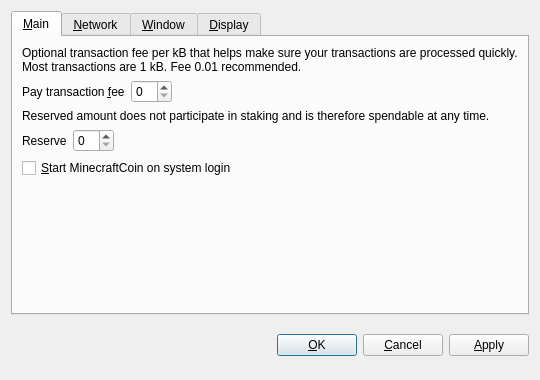
<?xml version="1.0" encoding="UTF-8"?>
<ui version="4.0">
 <class>OptionsDialog</class>
 <widget class="QDialog" name="OptionsDialog">
  <property name="geometry">
   <rect>
    <x>0</x>
    <y>0</y>
    <width>540</width>
    <height>380</height>
   </rect>
  </property>
  <property name="windowTitle">
   <string>Options</string>
  </property>
  <property name="modal">
   <bool>true</bool>
  </property>
  <layout class="QVBoxLayout" name="verticalLayout">
   <item>
    <widget class="QTabWidget" name="tabWidget">
     <property name="tabPosition">
      <enum>QTabWidget::North</enum>
     </property>
     <property name="currentIndex">
      <number>0</number>
     </property>
     <widget class="QWidget" name="tabMain">
      <attribute name="title">
       <string>&amp;Main</string>
      </attribute>
      <layout class="QVBoxLayout" name="verticalLayout_Main">
       <item>
        <widget class="QLabel" name="transactionFeeInfoLabel">
         <property name="text">
          <string>Optional transaction fee per kB that helps make sure your transactions are processed quickly. Most transactions are 1 kB. Fee 0.01 recommended.</string>
         </property>
         <property name="textFormat">
          <enum>Qt::PlainText</enum>
         </property>
         <property name="wordWrap">
          <bool>true</bool>
         </property>
        </widget>
       </item>
       <item>
        <layout class="QHBoxLayout" name="horizontalLayoutFee">
         <item>
          <widget class="QLabel" name="transactionFeeLabel">
           <property name="text">
            <string>Pay transaction &amp;fee</string>
           </property>
           <property name="textFormat">
            <enum>Qt::PlainText</enum>
           </property>
           <property name="buddy">
            <cstring>transactionFee</cstring>
           </property>
          </widget>
         </item>
         <item>
          <widget class="BitcoinAmountField" name="transactionFee"/>
         </item>
         <item>
          <spacer name="horizontalSpacerFee">
           <property name="orientation">
            <enum>Qt::Horizontal</enum>
           </property>
           <property name="sizeHint" stdset="0">
            <size>
             <width>40</width>
             <height>20</height>
            </size>
           </property>
          </spacer>
         </item>
        </layout>
       </item>
       <item>
        <widget class="QLabel" name="reserveBalanceInfoLabel">
         <property name="text">
          <string>Reserved amount does not participate in staking and is therefore spendable at any time.</string>
         </property>
         <property name="textFormat">
          <enum>Qt::PlainText</enum>
         </property>
         <property name="wordWrap">
          <bool>true</bool>
         </property>
        </widget>
       </item>
       <item>
        <layout class="QHBoxLayout" name="horizontalLayoutReserveBalance">
         <item>
          <widget class="QLabel" name="reserveBalanceLabel">
           <property name="text">
            <string>Reserve</string>
           </property>
           <property name="textFormat">
            <enum>Qt::PlainText</enum>
           </property>
           <property name="buddy">
            <cstring>reserveBalance</cstring>
           </property>
          </widget>
         </item>
         <item>
          <widget class="BitcoinAmountField" name="reserveBalance"/>
         </item>
         <item>
          <spacer name="horizontalSpacerReserveBalance">
           <property name="orientation">
            <enum>Qt::Horizontal</enum>
           </property>
           <property name="sizeHint" stdset="0">
            <size>
             <width>40</width>
             <height>20</height>
            </size>
           </property>
          </spacer>
         </item>
        </layout>
       </item>
       <item>
        <widget class="QCheckBox" name="bitcoinAtStartup">
         <property name="toolTip">
          <string>Automatically start MinecraftCoin after logging in to the system.</string>
         </property>
         <property name="text">
          <string>&amp;Start MinecraftCoin on system login</string>
         </property>
        </widget>
       </item>
       <item>
        <spacer name="verticalSpacer_Main">
         <property name="orientation">
          <enum>Qt::Vertical</enum>
         </property>
         <property name="sizeHint" stdset="0">
          <size>
           <width>20</width>
           <height>40</height>
          </size>
         </property>
        </spacer>
       </item>
      </layout>
     </widget>
     <widget class="QWidget" name="tabNetwork">
      <attribute name="title">
       <string>&amp;Network</string>
      </attribute>
      <layout class="QVBoxLayout" name="verticalLayout_Network">
       <item>
        <widget class="QCheckBox" name="mapPortUpnp">
         <property name="toolTip">
          <string>Automatically open the MinecraftCoin client port on the router. This only works when your router supports UPnP and it is enabled.</string>
         </property>
         <property name="text">
          <string>Map port using &amp;UPnP</string>
         </property>
        </widget>
       </item>
       <item>
        <widget class="QCheckBox" name="connectSocks">
         <property name="toolTip">
          <string>Connect to the MinecraftCoin network through a SOCKS5 proxy (e.g. when connecting through Tor).</string>
         </property>
         <property name="text">
          <string>&amp;Connect through SOCKS5 proxy:</string>
         </property>
        </widget>
       </item>
       <item>
        <layout class="QHBoxLayout" name="horizontalLayout_Network">
         <item>
          <widget class="QLabel" name="proxyIpLabel">
           <property name="text">
            <string>Proxy &amp;IP:</string>
           </property>
           <property name="textFormat">
            <enum>Qt::PlainText</enum>
           </property>
           <property name="buddy">
            <cstring>proxyIp</cstring>
           </property>
          </widget>
         </item>
         <item>
          <widget class="QValidatedLineEdit" name="proxyIp">
           <property name="maximumSize">
            <size>
             <width>140</width>
             <height>16777215</height>
            </size>
           </property>
           <property name="toolTip">
            <string>IP address of the proxy (e.g. 127.0.0.1)</string>
           </property>
          </widget>
         </item>
         <item>
          <widget class="QLabel" name="proxyPortLabel">
           <property name="text">
            <string>&amp;Port:</string>
           </property>
           <property name="textFormat">
            <enum>Qt::PlainText</enum>
           </property>
           <property name="buddy">
            <cstring>proxyPort</cstring>
           </property>
          </widget>
         </item>
         <item>
          <widget class="QLineEdit" name="proxyPort">
           <property name="maximumSize">
            <size>
             <width>55</width>
             <height>16777215</height>
            </size>
           </property>
           <property name="toolTip">
            <string>Port of the proxy (e.g. 9050)</string>
           </property>
          </widget>
         </item>
         <item>
          <spacer name="horizontalSpacer_Network">
           <property name="orientation">
            <enum>Qt::Horizontal</enum>
           </property>
           <property name="sizeHint" stdset="0">
            <size>
             <width>40</width>
             <height>20</height>
            </size>
           </property>
          </spacer>
         </item>
        </layout>
       </item>
       <item>
        <spacer name="verticalSpacer_Network">
         <property name="orientation">
          <enum>Qt::Vertical</enum>
         </property>
         <property name="sizeHint" stdset="0">
          <size>
           <width>20</width>
           <height>40</height>
          </size>
         </property>
        </spacer>
       </item>
      </layout>
     </widget>
     <widget class="QWidget" name="tabWindow">
      <attribute name="title">
       <string>&amp;Window</string>
      </attribute>
      <layout class="QVBoxLayout" name="verticalLayout_Window">
       <item>
        <widget class="QCheckBox" name="minimizeToTray">
         <property name="toolTip">
          <string>Show only a tray icon after minimizing the window.</string>
         </property>
         <property name="text">
          <string>&amp;Minimize to the tray instead of the taskbar</string>
         </property>
        </widget>
       </item>
       <item>
        <widget class="QCheckBox" name="minimizeOnClose">
         <property name="toolTip">
          <string>Minimize instead of exit the application when the window is closed. When this option is enabled, the application will be closed only after selecting Quit in the menu.</string>
         </property>
         <property name="text">
          <string>M&amp;inimize on close</string>
         </property>
        </widget>
       </item>
       <item>
        <spacer name="verticalSpacer_Window">
         <property name="orientation">
          <enum>Qt::Vertical</enum>
         </property>
         <property name="sizeHint" stdset="0">
          <size>
           <width>20</width>
           <height>40</height>
          </size>
         </property>
        </spacer>
       </item>
      </layout>
     </widget>
     <widget class="QWidget" name="tabDisplay">
      <attribute name="title">
       <string>&amp;Display</string>
      </attribute>
      <layout class="QVBoxLayout" name="verticalLayout_Display">
       <item>
        <layout class="QHBoxLayout" name="horizontalLayout_1_Display">
         <item>
          <widget class="QLabel" name="langLabel">
           <property name="text">
            <string>User Interface &amp;language:</string>
           </property>
           <property name="textFormat">
            <enum>Qt::PlainText</enum>
           </property>
           <property name="buddy">
            <cstring>lang</cstring>
           </property>
          </widget>
         </item>
         <item>
          <widget class="QValueComboBox" name="lang">
           <property name="toolTip">
            <string>The user interface language can be set here. This setting will take effect after restarting MinecraftCoin.</string>
           </property>
          </widget>
         </item>
        </layout>
       </item>
       <item>
        <layout class="QHBoxLayout" name="horizontalLayout_2_Display">
         <item>
          <widget class="QLabel" name="unitLabel">
           <property name="text">
            <string>&amp;Unit to show amounts in:</string>
           </property>
           <property name="textFormat">
            <enum>Qt::PlainText</enum>
           </property>
           <property name="buddy">
            <cstring>unit</cstring>
           </property>
          </widget>
         </item>
         <item>
          <widget class="QValueComboBox" name="unit">
           <property name="toolTip">
            <string>Choose the default subdivision unit to show in the interface and when sending coins.</string>
           </property>
          </widget>
         </item>
        </layout>
       </item>
       <item>
        <widget class="QCheckBox" name="coinControlFeatures">
         <property name="toolTip">
          <string>Whether to show coin control features or not.</string>
         </property>
         <property name="text">
          <string>Display coin &amp;control features (experts only!)</string>
         </property>
        </widget>
       </item>
       <item>
        <widget class="QCheckBox" name="useBlackTheme">
         <property name="text">
          <string>Use black visual theme (requires restart)</string>
         </property>
        </widget>
       </item>
       <item>
        <spacer name="verticalSpacer_Display">
         <property name="orientation">
          <enum>Qt::Vertical</enum>
         </property>
         <property name="sizeHint" stdset="0">
          <size>
           <width>20</width>
           <height>40</height>
          </size>
         </property>
        </spacer>
       </item>
      </layout>
     </widget>
    </widget>
   </item>
   <item>
    <layout class="QHBoxLayout" name="horizontalLayout_Buttons">
     <item>
      <spacer name="horizontalSpacer_1">
       <property name="orientation">
        <enum>Qt::Horizontal</enum>
       </property>
       <property name="sizeHint" stdset="0">
        <size>
         <width>40</width>
         <height>48</height>
        </size>
       </property>
      </spacer>
     </item>
     <item>
      <widget class="QLabel" name="statusLabel">
       <property name="font">
        <font>
         <weight>75</weight>
         <bold>true</bold>
        </font>
       </property>
       <property name="text">
        <string/>
       </property>
       <property name="textFormat">
        <enum>Qt::PlainText</enum>
       </property>
       <property name="wordWrap">
        <bool>true</bool>
       </property>
      </widget>
     </item>
     <item>
      <spacer name="horizontalSpacer_2">
       <property name="orientation">
        <enum>Qt::Horizontal</enum>
       </property>
       <property name="sizeHint" stdset="0">
        <size>
         <width>40</width>
         <height>48</height>
        </size>
       </property>
      </spacer>
     </item>
     <item>
      <widget class="QPushButton" name="okButton">
       <property name="text">
        <string>&amp;OK</string>
       </property>
      </widget>
     </item>
     <item>
      <widget class="QPushButton" name="cancelButton">
       <property name="text">
        <string>&amp;Cancel</string>
       </property>
       <property name="autoDefault">
        <bool>false</bool>
       </property>
      </widget>
     </item>
     <item>
      <widget class="QPushButton" name="applyButton">
       <property name="text">
        <string>&amp;Apply</string>
       </property>
       <property name="autoDefault">
        <bool>false</bool>
       </property>
      </widget>
     </item>
    </layout>
   </item>
  </layout>
 </widget>
 <customwidgets>
  <customwidget>
   <class>BitcoinAmountField</class>
   <extends>QSpinBox</extends>
   <header>bitcoinamountfield.h</header>
  </customwidget>
  <customwidget>
   <class>QValueComboBox</class>
   <extends>QComboBox</extends>
   <header>qvaluecombobox.h</header>
  </customwidget>
  <customwidget>
   <class>QValidatedLineEdit</class>
   <extends>QLineEdit</extends>
   <header>qvalidatedlineedit.h</header>
  </customwidget>
 </customwidgets>
 <resources/>
 <connections/>
</ui>
